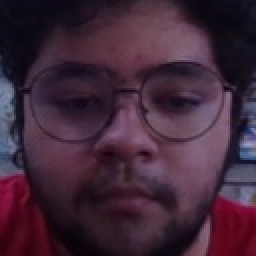
#> input picture Face recognition project/Database/Coyolover/face_1.jpg, 128 x 128 px, given in place of the camera (shown 2 times larger)
$ python 'Data base.py'
#> lines starting #> are read from the running program, lines starting #| are printed output that depends on the picture
import cv2
import os
import imutils

#Automatization of directories
personName = input('Dime tu nombre: ')
#> the answer given: Database/Coyolover/face_1.jpg
dataPath = 'C:\\Users\\soyel\\Desktop\\Proyectos propios\\Hotel-database-Manipulation\\Face recognition project\\Database'
personPath = os.path.join(dataPath, personName)

if not os.path.exists(personPath):
    print('Carpeta Creada: ', personPath)
    os.makedirs(personPath)

#Frame opening and closing
videoCapture = cv2.VideoCapture(0)

faceClassification = cv2.CascadeClassifier(cv2.data.haarcascades + 'haarcascade_frontalface_default.xml')
count = 0

while True:
    ret, frame = videoCapture.read()
#> frame is the input picture: shape (128, 128, 3); mean B, G, R 56.4, 39.4, 65.2
    if not ret:
        break
    frame = imutils.resize(frame, width = 400)
#> frame: shape (400, 400, 3)

    if frame.shape[0] == 0 or frame.shape[1] == 0:
        continue

    gray = cv2.cvtColor(frame, cv2.COLOR_BGR2GRAY)
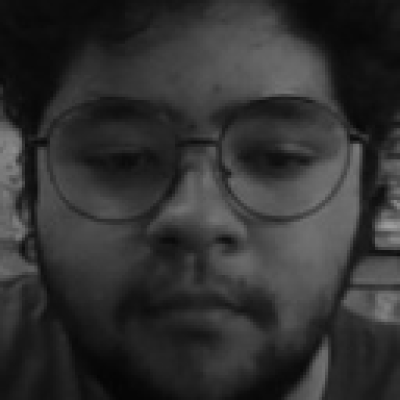
#> gray: shape (400, 400); min 5, max 159, mean 49.1
    auxiliarFrame = frame.copy()

    faces = faceClassification.detectMultiScale(gray, 1.3, 5)
#> faces = [[29, 31, 331, 331]]

    # Loop over each face in the list of detected faces
    for (x, y, w, h) in faces:

    # Draw a rectangle around the face using the bounding box coordinates
        cv2.rectangle(frame, (x, y), (x + w, y + h), (0, 255, 0), 2)
    # Extract the region of the input frame that corresponds to the detected face
        face = auxiliarFrame[y:y + h, x:x + w]
    # Resize the extracted face image to a fixed size of (720, 720) pixels
        face = cv2.resize(face, (128, 128), interpolation=cv2.INTER_CUBIC)
    # Save the extracted and resized face image to a file in the person's directory
        cv2.imwrite(personPath + '/face_{}.jpg'.format(count), face)
    # Increment the face count by 1
        count = count + 1
#> this loop made 1 pass
#> (x, y, w, h, count) on pass 1: (29, 31, 331, 331, 1)
#> pass 1, `face = auxiliarFrame[y:y + h, x:x + w]`:
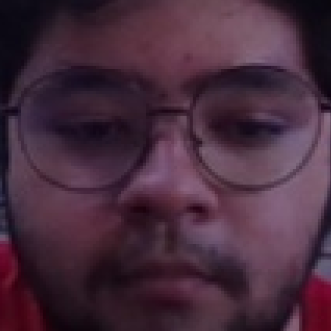
#> face: shape (331, 331, 3); mean B, G, R 60.7, 43.8, 71.1
#> after the loop:
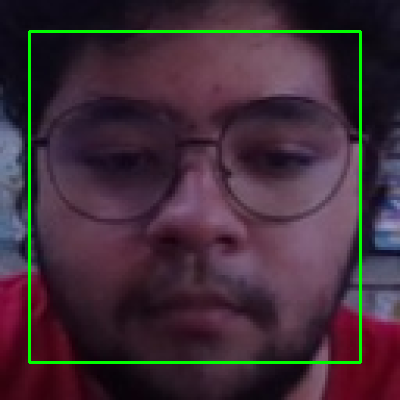
#> frame: shape (400, 400, 3); mean B, G, R 55.4, 45.1, 64
#> after the loop, count = 1

    cv2.imshow('frame', gray)

    #Close with escape key or if count its more or equal than 300
    closeKey = cv2.waitKey(1)
#> (key Esc is pressed here)
    if closeKey == 27 or count >= 300:
        break


videoCapture.release()
cv2.destroyAllWindows()

$ run again, on Face recognition project/Database/Coyolover/face_102.jpg
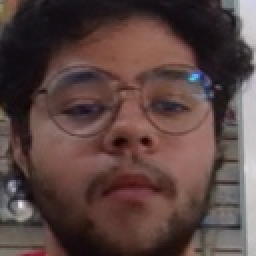
#> input picture Face recognition project/Database/Coyolover/face_102.jpg, 128 x 128 px, given in place of the camera (shown 2 times larger)
#> frame is the input picture: shape (128, 128, 3); mean B, G, R 65.2, 67.9, 89.2
#> faces = [[37, 32, 326, 326]]
#> the loop `for (x, y, w, h) in faces:` made 1 pass
#> (x, y, w, h, count) on pass 1: (37, 32, 326, 326, 1)
#> pass 1, `face = auxiliarFrame[y:y + h, x:x + w]`:
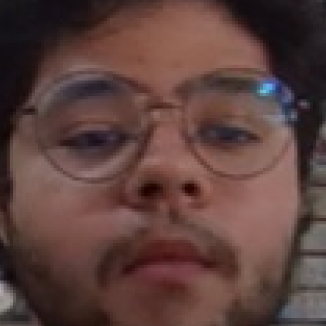
#> face: shape (326, 326, 3); mean B, G, R 61.1, 65, 92.5
#> after the loop `for (x, y, w, h) in faces:`:
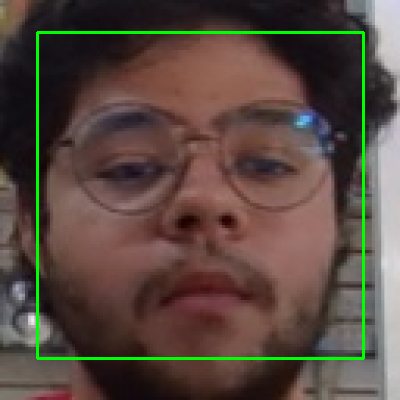
#> frame: shape (400, 400, 3); mean B, G, R 64, 72.9, 87.8
#> after the loop `for (x, y, w, h) in faces:`: count = 1
